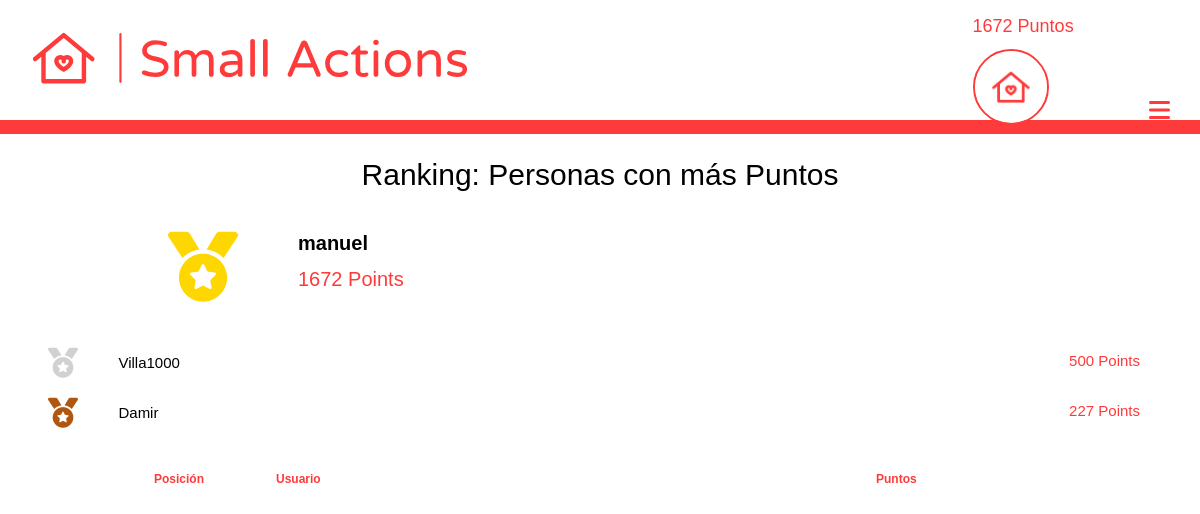
Page /account/ranking (signed in) on the committed database.
### login/models.py (models this page shows, shortened)
class User(AbstractUser):
    points = models.PositiveIntegerField(default=0)
    photo = models.ImageField(upload_to="people", null=True, blank=True)
    latitude = models.DecimalField(max_digits=10, decimal_places=8, null=True, blank=True)
    longitude = models.DecimalField(max_digits=11, decimal_places=8, null=True, blank=True)
    visited = models.ManyToManyField('maps.Help', related_name="persons_visited", blank=True)
    can_change = models.BooleanField(null=True, blank=True) #Security
    dark_mode = models.BooleanField(default=False)
    date_forgot = models.DateTimeField(auto_now_add=True)
    random_string = models.CharField(max_length=20, blank=True, null=True, unique=True)

### login/views.py (the view)
# urls.py: path('ranking', views.ranking, name="ranking"),
@login_required(login_url='/account/login')
def ranking(request):
    user = User.objects.get(username=request.user)
    all_ranking = User.objects.all().order_by('-points')
    ranking = list(all_ranking).index(user)
    ctx = {'frist' : all_ranking[:3], 'ranking' : ranking}
    return render(request, 'login/ranking.html', ctx)

### templates/login/ranking.html (shortened to what this page needs)
{% extends 'maps/nav.html' %}
{% load static %}
{% block head %}
    <link href="{% static 'login/css/ranking.css' %}" rel="stylesheet">
{% endblock %}
{% block content %}
    <div>
        <h1>Ranking: Personas con más Puntos</h1>
        <div id='superior_grid'>
            <div id='frist_place' class="place">
                <i class="fas fa-medal"></i>
                <h2><a href="{% url 'another' frist.0.username%}">{{frist.0.username}}</a></h2>
                <span>{{frist.0.points}} Points</span>
            </div>
            <div id='second_place' class="other_place place">
                <i class="fas fa-medal"></i>
                <h3><a href="{% url 'another' frist.1.username%}">{{frist.1.username}}</a></h3>
                <span>{{frist.1.points}} Points</span>
            </div>
            <div id='third_place' class="other_place place">
                <i class="fas fa-medal"></i>
                <h4><a href="{% url 'another' frist.2.username%}">{{frist.2.username}}</a></h4>
                <span>{{frist.2.points}} Points</span>
            </div>
        </div>
        <div id='mayor'>
            <div id='headers'>
                <h4>Posición</h4>
                <h4>Usuario</h4>
                <h4>Puntos</h4>
            </div>
        </div>
    </div>
{% endblock %}

### templates/maps/nav.html (shortened to what this page needs)
<!DOCTYPE html>
{% load static %}
{% load cache %}
<html lang="es">
    <head>
        <link href="{% static 'control/css/fonts.css' %}" rel="stylesheet">
        <link rel="stylesheet" href="{% static 'maps/css/nav.css' %}">
        {% block head %}
        {% endblock %}
    </head>
    <body>
        <header id="all_bar">
            <div id="superior">
                <img src="{% static 'maps/images/logo.svg' %}" id="principal_logo" alt="logo" width="500" height="65">
                <div id="rigth_superior">
                    {% if request.user.is_authenticated %}
                        <h6>{{request.user.points}} Puntos</h6>
                        {% if request.user.photo %}
                            <a href="{% url 'account' %}"><img src="{{request.user.photo.url}}" alt="account" id="porfile_photo_nav" width="70" height="70"></a>
                        {% else %}
                            <a href="{% url 'account' %}"><img src="{% static 'maps/images/logo_small_icon_only_inverted.png' %}" alt="account" width="70" height="70"></a>
                        {% endif %}
                    {% else %}
                        <a href="{% url 'login' %}"><img src="{% static 'maps/images/logo_small_icon_only_inverted.png' %}" alt="account"></a>
                    {% endif %}
                    <i class="fas fa-bars" id="bars"></i>
                </div>
            </div>
            <div id="inferior">
            </div>
        </header>
        {% block content %}
        {% endblock %}
    </body>
</html>

### static/maps/css/nav.css (style rules this page uses)
* { margin: 0; padding: 0; outline: none; font-family: 'Sora', sans-serif; }
#all_bar { margin-top: 1vh; }
#principal_logo { width: 27vw; height: 6.5vh; object-fit: contain; object-position: left; margin-left: 2vw; }
#rigth_superior { float: right; }
#rigth_superior h6 { font-family: 'Sora', sans-serif; font-size: 45px; color: #ff3a3a; font-weight: normal; display: inline-block; position: relative; bottom: 2.7vh; margin-right: 2vw; }
#rigth_superior img { width: 3.7vw; height: 3.7vw; object-fit: cover; display: inline-block; margin-right: 2vw; }
#inferior { background-color: #ff3a3a; margin-top: 2vh; height: 2.5vh; padding-top: 0.3vh; transition: height 1s; }
#bars { display: none; }
#porfile_photo_nav { height: calc(3.7vw - 3px); object-fit: cover; object-position: center; border-radius: 100px; border: 3px solid #ff3a3a; }
@media screen and (max-width: 1450px) { #all_bar { margin-top: 2vh; } }
@media screen and (max-width: 1450px) { #principal_logo { width: 57vw; height: 6.5vh; margin-left: 2.5vw; margin-top: 2vh; } }
@media screen and (max-width: 1450px) { #rigth_superior { margin-right: 2.5vw; } }
@media screen and (max-width: 1450px) { #rigth_superior h6 { position: static; display: block; font-size: 18px; } }
@media screen and (max-width: 1450px) { #rigth_superior img { width: 6vw; height: 6vw; margin: 0; margin-top: 1.5vh; margin-right: 8vw; } }
@media screen and (max-width: 1450px) { #porfile_photo_nav { height: calc(6vw - 2px); border-width: 2px; } }
@media screen and (max-width: 1450px) { #bars { display: inline-block; font-size: 3vh; color: #ff3a3a; position: relative; bottom: .7vh; text-align: right; } }
@media screen and (max-width: 1450px) { #inferior { margin-top: 4vh; height: 1.5vh; z-index: 100; } }

### rows in the picture
User: user.points "1672", user.photo (picture), username "manuel", points "1672"
User: username "Villa1000", points "500"
User: username "Damir", points "227"
